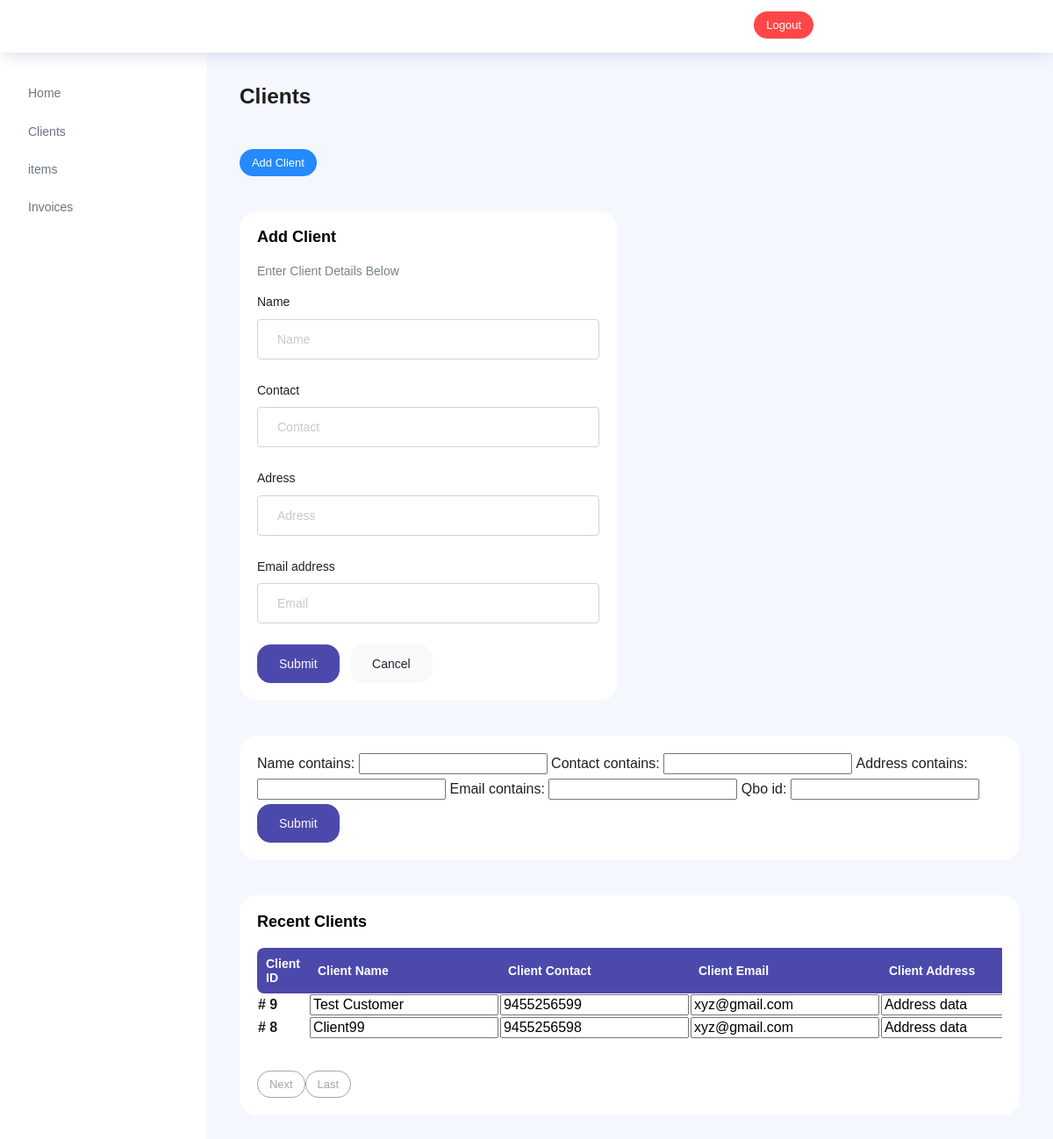
/dashboard/clients, run on the app's committed database.
### dashboard/models.py (models this page shows, shortened)
class Client(models.Model):
    id = models.AutoField(primary_key=True)
    name = models.CharField(max_length=100)
    contact = models.CharField(max_length=15)
    address = models.TextField(null=True)
    email = models.EmailField(null=True)
    qbo_id = models.CharField(max_length=100,null=True)

### dashboard/views.py (the view, shortened to what this page needs)
# urls.py: path('clients',views.clients,name='clients'),
def clients(request):
    clients_data = Client.objects.all().order_by('-id')
    cfilter = client_filter(request.GET,queryset=clients_data)
    clients_data = cfilter.qs
    paginator = Paginator(clients_data,2)
    page_number = request.GET.get('page')
    clients_data_final = paginator.get_page(page_number)
    data = {
        'clients':clients_data_final,
        'client_filter':cfilter
    }
    return render(request,'clients.html',data)

### templates/clients.html (shortened to what this page needs)
{% extends 'home_base.html' %}
{% load static %}
{% block content %}
<div class="main-panel">
    <div class="content-wrapper">
      <div class="row">
        <div class="col-md-12 grid-margin">
          <div class="row">
            <div class="col-12 col-xl-8 mb-4 mb-xl-0">
              <h3 class="font-weight-bold">Clients</h3>
            </div>
          </div>
        </div>
      </div>
      <div class="row">
        <div class="col-md-12 grid-margin">
          <div class="row">
            <div class="col-12 col-xl-8 mb-4 mb-xl-0">
                <button type="button" class="btn btn-info btn-sm" id="add_client">Add Client</button>
            </div>
          </div>
        </div>
      </div>
      <div class="row" id="add_client_section">
        <div class="col-md-6 grid-margin stretch-card">
          <div class="card">
            <div class="card-body">
              <h4 class="card-title">Add Client</h4>
              <p class="card-description">
                Enter Client Details Below
              </p>
              <form class="forms-sample" method="POST" action="/dashboard/clients">
                <div class="form-group">
                  <label for="exampleInputUsername1">Name</label>
                  <input type="text" class="form-control" placeholder="Name" name="client_name">
                </div>
                <div class="form-group">
                    <label for="exampleInputUsername1">Contact</label>
                    <input type="text" class="form-control" placeholder="Contact" name="client_contact">
                </div>
                <div class="form-group">
                    <label for="exampleInputUsername1">Adress</label>
                    <input type="text" class="form-control" placeholder="Adress" name="client_address">
                  </div>
                <div class="form-group">
                  <label for="exampleInputEmail1">Email address</label>
                  <input type="email" class="form-control" placeholder="Email" name="client_email">
                </div>
                <button type="submit" class="btn btn-primary mr-2">Submit</button>
                <a class="btn btn-light" id="cancel_add_client">Cancel</a>
              </form>
            </div>
          </div>
        </div>
      </div>
      <div class="row">
        <div class="col-md-12 grid-margin stretch-card">
          <div class="card">
            <div class="card-body">
              <form class="forms-sample" method="GET">
                {{client_filter.form}}
                <button type="submit" class="btn btn-primary mr-2">Submit</button>
              </form>
            </div>
          </div>
        </div>
      </div>
      <div class="row">
        <div class="col-md-12 grid-margin stretch-card">
          <div class="card">
            <div class="card-body">
              <p class="card-title">Recent Clients</p>
              <div class="row">
                <div class="col-12">
                  <div class="table-responsive">
                    <table  class="display expandable-table" style="width:100%">
                      <thead>
                        <tr>
                          <th>Client ID</th>
                          <th>Client Name</th>
                          <th>Client Contact</th>
                          <th>Client Email</th>
                          <th>Client Address</th>
                        </tr>
                      </thead>
                      <tbody>
                        {% for client in clients %}
                        <tr>
                            <th>#  {{client.id}}</th>
                            <th>
                                <input value="{{client.name}}" class='client_table_row_data' id="{{client.id}}_name"></input>
                            </th>
                            <th>
                                <input value="{{client.contact}}" class='client_table_row_data' id="{{client.id}}_contact"></input>
                            </th>
                            <th>
                                <input value="{{client.email}}" class='client_table_row_data' id="{{client.id}}_email"></input>
                            </th>
                            <th>
                                <input value="{{client.address}}" class='client_table_row_data' id="{{client.id}}_address"></input>
                            </th>
                        </tr>
                        {% endfor %}
                      </tbody>
                  </table>
                  <div class="btn-group" role="group" aria-label="Basic example">
                    {% if clients.has_next %}
                    <a href='/dashboard/clients?page={{clients.next_page_number}}'>
                        <button type="button" class="btn btn-outline-secondary btn-sm">Next</button>
                    </a>
                    {% endif %}
                    <a href='/dashboard/clients?page={{clients.paginator.num_pages}}'>
                        <button type="button" class="btn btn-outline-secondary btn-sm">Last</button>
                    </a>
                   </div>
                  </div>
                </div>
              </div>
              </div>
            </div>
          </div>
        </div>
      </div>
  </div>
{% endblock%}

### data on the page
Client: id "9", name "Test Customer", contact "9455256599", email "xyz@gmail.com", address "Address data"
Client: id "8", name "Client99", contact "9455256598", email "xyz@gmail.com", address "Address data"
